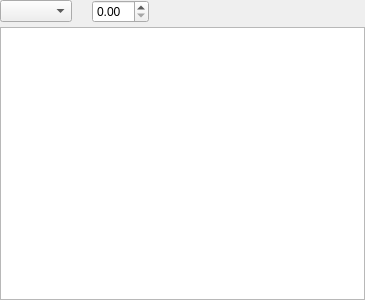
<?xml version="1.0" encoding="UTF-8"?>
<ui version="4.0">
 <class>ImageLayers</class>
 <widget class="QWidget" name="ImageLayers">
  <property name="geometry">
   <rect>
    <x>0</x>
    <y>0</y>
    <width>365</width>
    <height>300</height>
   </rect>
  </property>
  <property name="windowTitle">
   <string>Form</string>
  </property>
  <layout class="QVBoxLayout" name="verticalLayout">
   <property name="spacing">
    <number>4</number>
   </property>
   <property name="leftMargin">
    <number>0</number>
   </property>
   <property name="topMargin">
    <number>0</number>
   </property>
   <property name="rightMargin">
    <number>0</number>
   </property>
   <property name="bottomMargin">
    <number>0</number>
   </property>
   <item>
    <layout class="QHBoxLayout" name="horizontalLayout">
     <property name="spacing">
      <number>4</number>
     </property>
     <item>
      <widget class="FormWidget" name="formWidget">
       <property name="sizePolicy">
        <sizepolicy hsizetype="Preferred" vsizetype="Minimum">
         <horstretch>0</horstretch>
         <verstretch>0</verstretch>
        </sizepolicy>
       </property>
       <property name="label" stdset="0">
        <string>Blend Mode</string>
       </property>
       <layout class="QHBoxLayout" name="horizontalLayout_2">
        <property name="spacing">
         <number>4</number>
        </property>
        <property name="leftMargin">
         <number>0</number>
        </property>
        <property name="topMargin">
         <number>0</number>
        </property>
        <property name="rightMargin">
         <number>0</number>
        </property>
        <property name="bottomMargin">
         <number>0</number>
        </property>
        <item>
         <widget class="QComboBox" name="blendMode"/>
        </item>
       </layout>
      </widget>
     </item>
     <item>
      <spacer name="horizontalSpacer">
       <property name="orientation">
        <enum>Qt::Orientation::Horizontal</enum>
       </property>
       <property name="sizeType">
        <enum>QSizePolicy::Policy::Fixed</enum>
       </property>
       <property name="sizeHint" stdset="0">
        <size>
         <width>16</width>
         <height>0</height>
        </size>
       </property>
      </spacer>
     </item>
     <item>
      <widget class="FormWidget" name="formWidget_2">
       <property name="sizePolicy">
        <sizepolicy hsizetype="Preferred" vsizetype="Minimum">
         <horstretch>0</horstretch>
         <verstretch>0</verstretch>
        </sizepolicy>
       </property>
       <property name="label" stdset="0">
        <string>Opacity</string>
       </property>
       <layout class="QHBoxLayout" name="horizontalLayout_3">
        <property name="spacing">
         <number>4</number>
        </property>
        <property name="leftMargin">
         <number>0</number>
        </property>
        <property name="topMargin">
         <number>0</number>
        </property>
        <property name="rightMargin">
         <number>0</number>
        </property>
        <property name="bottomMargin">
         <number>0</number>
        </property>
        <item>
         <widget class="ScrSpinBox" name="opacitySpinBox"/>
        </item>
       </layout>
      </widget>
     </item>
     <item>
      <spacer name="horizontalSpacer_2">
       <property name="orientation">
        <enum>Qt::Orientation::Horizontal</enum>
       </property>
       <property name="sizeHint" stdset="0">
        <size>
         <width>0</width>
         <height>0</height>
        </size>
       </property>
      </spacer>
     </item>
    </layout>
   </item>
   <item>
    <widget class="QTableWidget" name="layerTable"/>
   </item>
  </layout>
 </widget>
 <customwidgets>
  <customwidget>
   <class>FormWidget</class>
   <extends>QWidget</extends>
   <header>ui/widgets/form_widget.h</header>
   <container>1</container>
  </customwidget>
  <customwidget>
   <class>ScrSpinBox</class>
   <extends>QDoubleSpinBox</extends>
   <header>ui/scrspinbox.h</header>
  </customwidget>
 </customwidgets>
 <tabstops>
  <tabstop>blendMode</tabstop>
  <tabstop>opacitySpinBox</tabstop>
  <tabstop>layerTable</tabstop>
 </tabstops>
 <resources/>
 <connections/>
</ui>
